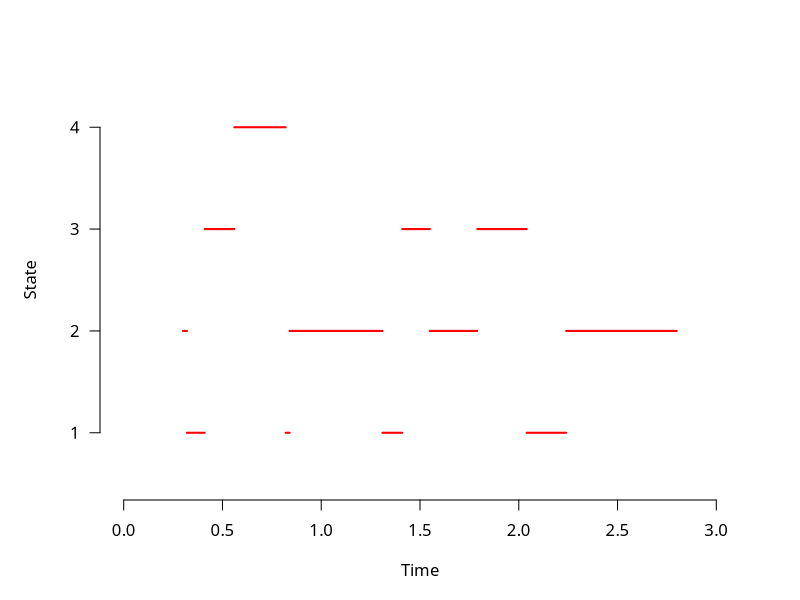
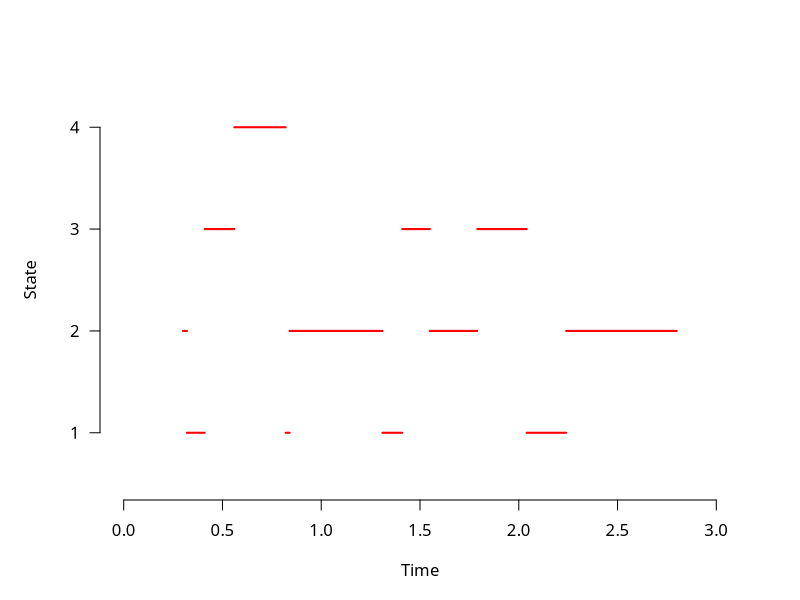

Generate these figures, in order, with R:
## ---- chunk 1
#| echo: FALSE
#| output: FALSE
#| message: FALSE
knitr::opts_chunk$set(include = TRUE)
options(digits = 4)
library("tidyverse")
## ---- chunk 2
par(family = "Latin Modern Roman 10", mar = c(5, 5, 3, 3))

trans<-0:12
state<-c(2,1,3,4,1,2,1,3,2,3,1,2,2)
time<-c(0.3,0.32,0.41,0.56,0.82,0.84,1.31, 1.41,1.55,1.79,2.04,2.24,2.80)

plot(0,0,xlab="Time",ylab="State",axes = FALSE, type="n", xlim=c(0,3), ylim=c(0.5,4.5))
axis(side=2,at=1:4,labels=c("1","2","3","4"),las=2)
axis(side=1,at=(0:6)/2)
for(i in 1:12){
  segments(x0=time[i],x1=time[i+1],y0=state[i],lwd=2, col = "red")
}
## ---- chunk 3
par(family = "Latin Modern Roman 10", mar = c(5, 5, 3, 3))

trans<-0:12
state<-c(2,1,3,4,1,2,1,3,2,3,1,2,2)
time<-c(0.3,0.32,0.41,0.56,0.82,0.84,1.31, 1.41,1.55,1.79,2.04,2.24,2.80)

plot(0,0,xlab="Time",ylab="State",axes = FALSE, type="n", xlim=c(0,3), ylim=c(0.5,4.5))
axis(side=2,at=1:4,labels=c("1","2","3","4"),las=2)
axis(side=1,at=(0:6)/2)
for(i in 1:12){
  segments(x0=time[i],x1=time[i+1],y0=state[i],lwd=2, col = "red")
}
